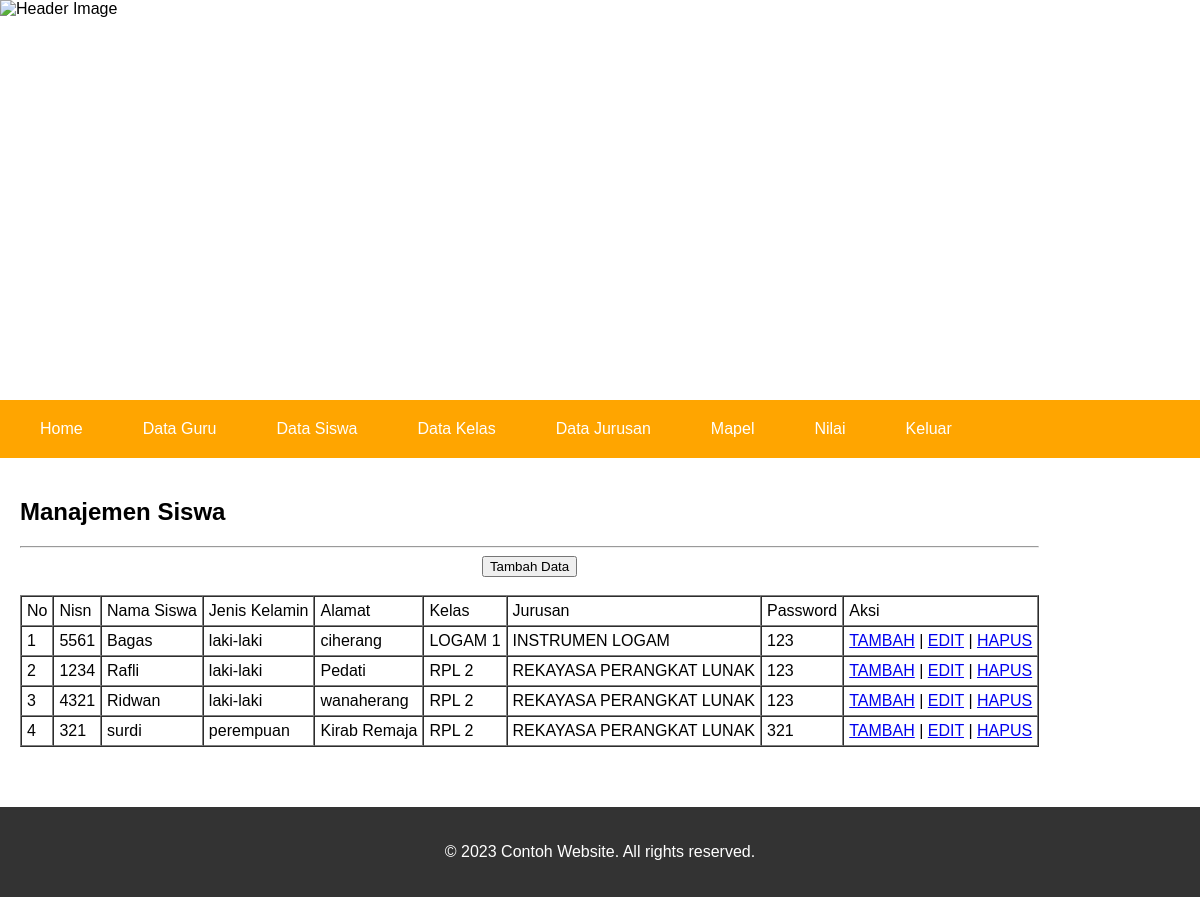
/admin/bacasiswa.php (signed in), run on the app's committed database.
### tables this page shows
CREATE TABLE `siswa` (
  `idsiswa` int(17) NOT NULL,
  `nisn` int(17) NOT NULL,
  `nama` varchar(30) DEFAULT NULL,
  `jk` enum('laki-laki','perempuan') DEFAULT NULL,
  `alamat` varchar(100) DEFAULT NULL,
  `password` varchar(30) NOT NULL,
  `kelas` enum('RPL 1','RPL 2','LOGAM 1','LOGAM 2') NOT NULL,
  `namajurusan` enum('REKAYASA PERANGKAT LUNAK','KIMIA','INSTRUMEN LOGAM','ELEKTRO') NOT NULL
);

### admin/bacasiswa.php (the view, shortened to what this page needs)
<?php
include '../koneksi.php';
?>
<!DOCTYPE html>
<html lang="en">
<head>
</head>
<body>
	<header>
		<div class="header-image">
			<img src="../smkbisa1.jpeg" alt="Header Image" />
		</div>
		<nav>
			<ul>
				<li><a href="bacaadmin.php">Home</a></li>
				<li><a href="bacaguru.php">Data Guru</a></li>
				<li><a href="bacasiswa.php">Data Siswa</a></li>
				<li><a href="bacakelas.php">Data Kelas</a></li>
				<li><a href="bacajurusan.php">Data Jurusan</a></li>
				<li><a href="bacamapel.php">Mapel</a></li>
				<li><a href="bacanilai.php">Nilai</a></li>
				<li><a href="logout.php">Keluar</a></li>
			</ul>
		</nav>
	</header>
	<main>
		<section class="content">
			<div class="col-1">
				<h2>Manajemen Siswa</h2>
				<hr>
				<center><input type="button" value="Tambah Data" onclick="location.href='tambahsiswa.php'"></center>
				<br>
				<table border='1' cellspacing="0" cellpadding='5'>
					<tr>
						<td>No</td>
						<td>Nisn</td>
						<td>Nama Siswa</td>
						<td>Jenis Kelamin</td>
						<td>Alamat</td>
						<td>Kelas</td>
						<td>Jurusan</td>
						<td>Password</td>
						<td>Aksi</td>
					</tr>
					<?php
					$no = 1;
					$sql = "SELECT * FROM siswa ORDER BY nama ASC";
					$query = mysqli_query($conn, $sql);
					while ($data = mysqli_fetch_array($query)) {
					?>
						<tr>
							<td><?php echo "$no"; ?></td>
							<td><?php echo "$data[nisn]"; ?></td>
							<td><?php echo "$data[nama]"; ?></td>
							<td><?php echo "$data[jk]"; ?></td>
							<td><?php echo "$data[alamat]"; ?></td>
							<td><?php echo "$data[kelas]"; ?></td>
							<td><?php echo "$data[namajurusan]"; ?></td>
							<td><?php echo "$data[password]"; ?></td>
							<td>
								<a href="tambahnilais.php?id=<?php echo "$data[idsiswa]"; ?>">TAMBAH</a> |
								<a href=" editsiswa.php?id=<?php echo "$data[idsiswa]"; ?>">EDIT</a> |
								<a href="hapussiswa.php?id=<?php echo "$data[idsiswa]"; ?>" onclick="return confirm('Anda yakin?')">HAPUS</a>
							</td>
						</tr>
					<?php
						$no++;
					}
					?>
				</table>
			</div>
		</section>
	</main>
	<footer>
		<p>&copy; 2023 Contoh Website. All rights reserved.</p>
	</footer>
</body>
</html>

### admin/bacasiswa.php (style rules this page uses)
body { margin: 0; padding: 0; font-family: Arial, sans-serif; }
header { position: relative; }
.header-image { position: relative; overflow: hidden; aspect-ratio: 3/1; object-fit: cover; }
.header-image img { position: absolute; top: 0; left: 0; width: 100%; height: 100%; max-width: 100%; }
nav { background-color: orange; color: #fff; padding: 20px; }
nav ul { margin: 0; padding: 0; list-style: none; display: flex; flex-wrap: wrap; }
nav ul li { margin-right: 20px; }
nav ul li a { color: #fff; text-decoration: none; margin: 0; padding: 20px; }
main { margin: 20px; display: flex; flex-direction: column; }
.content { display: flex; flex-wrap: wrap; margin-bottom: 40px; }
footer { background-color: #333; color: #fff; padding: 20px; text-align: center; }

### data on the page
siswa: nisn "5561", nama "Bagas", jk "laki-laki", alamat "ciherang", kelas "LOGAM 1", namajurusan "INSTRUMEN LOGAM", password "123"
siswa: nisn "1234", nama "Rafli", jk "laki-laki", alamat "Pedati", kelas "RPL 2", namajurusan "REKAYASA PERANGKAT LUNAK", password "123"
siswa: nisn "4321", nama "Ridwan", jk "laki-laki", alamat "wanaherang", kelas "RPL 2", namajurusan "REKAYASA PERANGKAT LUNAK", password "123"
siswa: nisn "321", nama "surdi", jk "perempuan", alamat "Kirab Remaja", kelas "RPL 2", namajurusan "REKAYASA PERANGKAT LUNAK", password "321"
